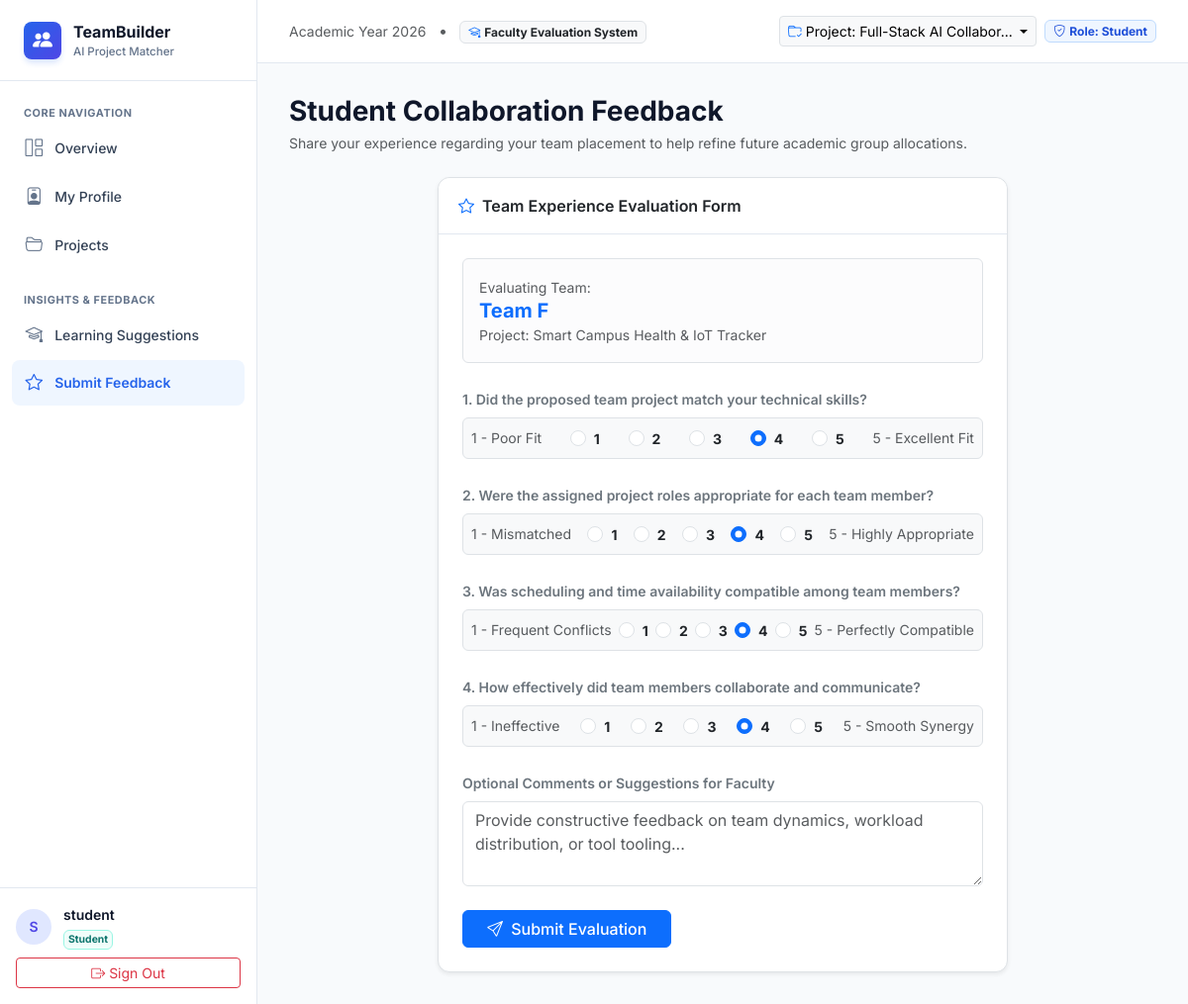
/feedback/submit (signed in), run on the app's committed database.
### app/models.py (models this page shows, shortened)
class User(db.Model):
    __tablename__ = 'users'
    id = db.Column(db.Integer, primary_key=True)
    username = db.Column(db.String(80), unique=True, nullable=False, index=True)
    email = db.Column(db.String(120), unique=True, nullable=False, index=True)
    password_hash = db.Column(db.String(255), nullable=False)
    role = db.Column(db.String(20), nullable=False, default='student')  # 'student', 'faculty', 'admin'
    created_at = db.Column(db.DateTime, default=datetime.utcnow)
    student_profile = db.relationship('Student', backref='user', uselist=False, cascade='all, delete-orphan')
    audit_logs = db.relationship('AuditLog', backref='user', lazy='dynamic')
    def is_faculty(self):
        return self.role in ['faculty', 'admin']
    def is_student(self):
        return self.role == 'student'

class Project(db.Model):
    __tablename__ = 'projects'
    id = db.Column(db.Integer, primary_key=True)
    title = db.Column(db.String(150), nullable=False)
    description = db.Column(db.Text, nullable=False)
    domain = db.Column(db.String(100), default='Web Development')
    preferred_team_size = db.Column(db.Integer, default=4)
    min_team_size = db.Column(db.Integer, default=3)
    max_team_size = db.Column(db.Integer, default=5)
    min_experience_months = db.Column(db.Integer, default=0)
    min_availability_hours = db.Column(db.Integer, default=8)
    status = db.Column(db.String(30), default='Active')  # Draft, Active, Completed
    created_by_id = db.Column(db.Integer, db.ForeignKey('users.id', ondelete='SET NULL'), nullable=True)
    created_at = db.Column(db.DateTime, default=datetime.utcnow)
    required_skills = db.relationship('ProjectSkill', backref='project', cascade='all, delete-orphan')
    required_roles = db.relationship('ProjectRole', backref='project', cascade='all, delete-orphan')
    generation_runs = db.relationship('TeamGenerationRun', backref='project', cascade='all, delete-orphan', order_by='desc(TeamGenerationRun.created_at)')
    teams = db.relationship('Team', backref='project', cascade='all, delete-orphan')
    simulations = db.relationship('SimulationRun', backref='project', cascade='all, delete-orphan')

class Team(db.Model):
    __tablename__ = 'teams'
    id = db.Column(db.Integer, primary_key=True)
    generation_run_id = db.Column(db.Integer, db.ForeignKey('team_generation_runs.id', ondelete='CASCADE'), nullable=False)
    project_id = db.Column(db.Integer, db.ForeignKey('projects.id', ondelete='CASCADE'), nullable=False)
    name = db.Column(db.String(80), nullable=False)  # "Team Alpha", "Team Beta", etc.
    overall_score = db.Column(db.Float, default=0.0)
    skill_coverage_pct = db.Column(db.Float, default=0.0)
    role_coverage_pct = db.Column(db.Float, default=0.0)
    experience_score = db.Column(db.Float, default=0.0)
    availability_score = db.Column(db.Float, default=0.0)
    interest_score = db.Column(db.Float, default=0.0)
    explanation_narrative = db.Column(db.Text, default='')  # Plain English "Why This Team?"
    technical_details_json = db.Column(db.Text, default='{}')  # Centroid distances, cluster distributions
    status = db.Column(db.String(30), default='Proposed')  # 'Proposed', 'Approved', 'Modified'
    created_at = db.Column(db.DateTime, default=datetime.utcnow)
    members = db.relationship('TeamMember', backref='team', cascade='all, delete-orphan')

### app/routes/feedback.py (the view, shortened to what this page needs)
@feedback_bp.route('/feedback/submit', methods=['GET', 'POST'])
@login_required
def submit():
    student = g.user.student_profile if g.user.is_student() else None
    if not student:
        flash("Only registered students can submit team experience feedback.", "warning")
        return redirect(url_for('dashboard.index'))
    membership = TeamMember.query.filter_by(student_id=student.id).order_by(TeamMember.id.desc()).first()
    project = membership.team.project if membership else Project.query.order_by(Project.created_at.desc()).first()
    team = membership.team if membership else None
    existing = StudentFeedback.query.filter_by(student_id=student.id, project_id=project.id).first() if project else None
    return render_template('feedback/submit.html',
                           student=student,
                           project=project,
                           team=team,
                           existing=existing)

### app/templates/feedback/submit.html (shortened to what this page needs)
{% extends "base.html" %}
{% block content %}
<div class="mb-4">
    <h3 class="fw-bold mb-1">Student Collaboration Feedback</h3>
    <p class="text-muted small">Share your experience regarding your team placement to help refine future academic group allocations.</p>
</div>
<div class="row justify-content-center">
    <div class="col-lg-8">
        <div class="card border shadow-sm">
            <div class="card-header bg-white fw-semibold">
                <i class="bi bi-star me-2 text-primary"></i>Team Experience Evaluation Form
            </div>
            <div class="card-body p-4">
                {% if team %}
                <div class="alert alert-light border mb-4">
                    <span class="text-muted small">Evaluating Team:</span>
                    <h5 class="fw-bold mb-0 text-primary">{{ team.name }}</h5>
                    <span class="small text-muted">Project: {{ project.title if project else 'Course Project' }}</span>
                </div>
                {% endif %}
                <form method="POST" action="{{ url_for('feedback.submit') }}">
                    <div class="mb-4">
                        <label class="form-label fw-semibold small text-secondary">1. Did the proposed team project match your technical skills?</label>
                        <div class="d-flex justify-content-between align-items-center p-2 border rounded bg-light">
                            <span class="small text-muted">1 - Poor Fit</span>
                            {% for i in range(1, 6) %}
                            <div class="form-check form-check-inline m-0">
                                <input class="form-check-input" type="radio" name="skill_fit_rating" value="{{ i }}" id="sk_{{ i }}"
                                       {% if (existing and existing.skill_fit_rating == i) or (not existing and i == 4) %}checked{% endif %}>
                                <label class="form-check-label fw-bold small" for="sk_{{ i }}">{{ i }}</label>
                            </div>
                            {% endfor %}
                            <span class="small text-muted">5 - Excellent Fit</span>
                        </div>
                    </div>
                    <div class="mb-4">
                        <label class="form-label fw-semibold small text-secondary">2. Were the assigned project roles appropriate for each team member?</label>
                        <div class="d-flex justify-content-between align-items-center p-2 border rounded bg-light">
                            <span class="small text-muted">1 - Mismatched</span>
                            {% for i in range(1, 6) %}
                            <div class="form-check form-check-inline m-0">
                                <input class="form-check-input" type="radio" name="role_satisfaction_rating" value="{{ i }}" id="rs_{{ i }}"
                                       {% if (existing and existing.role_satisfaction_rating == i) or (not existing and i == 4) %}checked{% endif %}>
                                <label class="form-check-label fw-bold small" for="rs_{{ i }}">{{ i }}</label>
                            </div>
                            {% endfor %}
                            <span class="small text-muted">5 - Highly Appropriate</span>
                        </div>
                    </div>
                    <div class="mb-4">
                        <label class="form-label fw-semibold small text-secondary">3. Was scheduling and time availability compatible among team members?</label>
                        <div class="d-flex justify-content-between align-items-center p-2 border rounded bg-light">
                            <span class="small text-muted">1 - Frequent Conflicts</span>
                            {% for i in range(1, 6) %}
                            <div class="form-check form-check-inline m-0">
                                <input class="form-check-input" type="radio" name="availability_compatibility_rating" value="{{ i }}" id="av_{{ i }}"
                                       {% if (existing and existing.availability_compatibility_rating == i) or (not existing and i == 4) %}checked{% endif %}>
                                <label class="form-check-label fw-bold small" for="av_{{ i }}">{{ i }}</label>
                            </div>
                            {% endfor %}
                            <span class="small text-muted">5 - Perfectly Compatible</span>
                        </div>
                    </div>
                    <div class="mb-4">
                        <label class="form-label fw-semibold small text-secondary">4. How effectively did team members collaborate and communicate?</label>
                        <div class="d-flex justify-content-between align-items-center p-2 border rounded bg-light">
                            <span class="small text-muted">1 - Ineffective</span>
                            {% for i in range(1, 6) %}
                            <div class="form-check form-check-inline m-0">
                                <input class="form-check-input" type="radio" name="collaboration_rating" value="{{ i }}" id="co_{{ i }}"
                                       {% if (existing and existing.collaboration_rating == i) or (not existing and i == 4) %}checked{% endif %}>
                                <label class="form-check-label fw-bold small" for="co_{{ i }}">{{ i }}</label>
                            </div>
                            {% endfor %}
                            <span class="small text-muted">5 - Smooth Synergy</span>
                        </div>
                    </div>
                    <div class="mb-4">
                        <label class="form-label fw-semibold small text-secondary">Optional Comments or Suggestions for Faculty</label>
                        <textarea class="form-control" name="comments" rows="3" placeholder="Provide constructive feedback on team dynamics, workload distribution, or tool tooling...">{{ existing.comments if existing else '' }}</textarea>
                    </div>
                    <button type="submit" class="btn btn-primary px-4 fw-medium">
                        <i class="bi bi-send me-1"></i> Submit Evaluation
                    </button>
                </form>
            </div>
        </div>
    </div>
</div>
{% endblock %}

### app/templates/base.html (shortened to what this page needs)
<!DOCTYPE html>
<html lang="en">
<head>
    <link href="https://cdn.jsdelivr.net/npm/bootstrap@5.3.3/dist/css/bootstrap.min.css" rel="stylesheet">
    <link href="https://cdn.jsdelivr.net/npm/bootstrap-icons@1.11.3/font/bootstrap-icons.min.css" rel="stylesheet">
    <link rel="stylesheet" href="{{ url_for('static', filename='css/style.css') }}">
</head>
<body>
    {% if g.user %}
    <aside id="sidebar">
        <a href="{{ url_for('dashboard.index') }}" class="sidebar-brand">
            <div class="brand-icon">
                <i class="bi bi-people-fill"></i>
            </div>
            <div>
                <span class="brand-text">TeamBuilder</span>
                <span class="brand-subtext">AI Project Matcher</span>
            </div>
        </a>
        <div class="sidebar-nav">
            <div class="nav-section-title">Core Navigation</div>
            <a href="{{ url_for('dashboard.index') }}" class="sidebar-link {% if request.endpoint == 'dashboard.index' %}active{% endif %}">
                <i class="bi bi-grid-1x2"></i> Overview
            </a>
            {% if g.user.is_faculty() %}
            <a href="{{ url_for('students.index') }}" class="sidebar-link {% if 'students' in request.endpoint and request.endpoint != 'students.my_profile' %}active{% endif %}">
                <i class="bi bi-person-lines-fill"></i> Students
            </a>
            {% else %}
            <a href="{{ url_for('students.my_profile') }}" class="sidebar-link {% if request.endpoint == 'students.edit_profile' %}active{% endif %}">
                <i class="bi bi-person-badge"></i> My Profile
            </a>
            {% endif %}
            <a href="{{ url_for('projects.index') }}" class="sidebar-link ">
                <i class="bi bi-folder2-open"></i> Projects
            </a>
            <div class="nav-section-title mt-3">Insights & Feedback</div>
            <a href="{{ url_for('learning.learning_default') }}" class="sidebar-link {% if 'learning' in request.endpoint %}active{% endif %}">
                <i class="bi bi-mortarboard"></i> Learning Suggestions
            </a>
            {% if g.user.is_faculty() %}
            <a href="{{ url_for('audit.index') }}" class="sidebar-link {% if 'audit' in request.endpoint %}active{% endif %}">
                <i class="bi bi-shield-check"></i> Allocation Audit
            </a>
            <a href="{{ url_for('feedback.reviews') }}" class="sidebar-link {% if 'feedback.reviews' in request.endpoint %}active{% endif %}">
                <i class="bi bi-chat-square-quote"></i> Student Feedback
            </a>
            <a href="{{ url_for('reports.index') }}" class="sidebar-link {% if 'reports' in request.endpoint %}active{% endif %}">
                <i class="bi bi-file-earmark-text"></i> Reports
            </a>
            <a href="{{ url_for('settings.index') }}" class="sidebar-link {% if 'settings' in request.endpoint %}active{% endif %}">
                <i class="bi bi-gear"></i> Settings
            </a>
            {% else %}
            <a href="{{ url_for('feedback.submit') }}" class="sidebar-link {% if 'feedback.submit' in request.endpoint %}active{% endif %}">
                <i class="bi bi-star"></i> Submit Feedback
            </a>
            {% endif %}
        </div>
        <div class="sidebar-footer">
            <div class="user-badge mb-2">
                <div class="avatar-circle">
                    {{ g.user.username[0]|upper }}
                </div>
                <div class="overflow-hidden">
                    <div class="fw-semibold text-truncate small">{{ g.user.username }}</div>
                    <div class="badge badge-soft-{{ 'primary' if g.user.is_faculty() else 'info' }} p-1" style="font-size: 0.65rem;">
                        {{ g.user.role|title }}
                    </div>
                </div>
            </div>
            <a href="{{ url_for('auth.logout') }}" class="btn btn-outline-danger btn-sm w-100 d-flex align-items-center justify-content-center gap-1">
                <i class="bi bi-box-arrow-right"></i> Sign Out
            </a>
        </div>
    </aside>
    {% endif %}
    <div id="main-wrapper" {% if not g.user %}style="margin-left: 0; width: 100%;"{% endif %}>
        {% if g.user %}
        <header class="top-navbar">
            <div class="d-flex align-items-center gap-3">
                <div class="page-header-title">
                    <span class="text-muted small">Academic Year 2026</span>
                    <span class="mx-2 text-muted">•</span>
                    <span class="badge bg-light text-dark border">
                        <i class="bi bi-mortarboard me-1 text-primary"></i>Faculty Evaluation System
                    </span>
                </div>
            </div>
            <div class="d-flex align-items-center gap-2">
                {% if nav_projects and nav_projects|length > 0 %}
                <div class="dropdown">
                    <button class="btn btn-light btn-sm border dropdown-toggle d-flex align-items-center gap-1" type="button" data-bs-toggle="dropdown">
                        <i class="bi bi-folder-check text-primary"></i>
                        <span>Project: {{ nav_projects[0].title[:22] }}...</span>
                    </button>
                </div>
                {% endif %}
                <span class="badge badge-soft-primary px-2 py-1">
                    <i class="bi bi-shield-check me-1"></i>Role: {{ g.user.role|title }}
                </span>
            </div>
        </header>
        {% endif %}
        <main class="content-container">
            {% block content %}{% endblock %}
        </main>
    </div>
</body>
</html>

### data on the page
User: user "S", user.username "student", user.role "Student"
Project: title "Full-Stack AI Collabor"
Team: name "Team F"
Project: title "Smart Campus Health & IoT Tracker"

### other printed values
{{ i }} "1" "2" "3" "4" "5"
